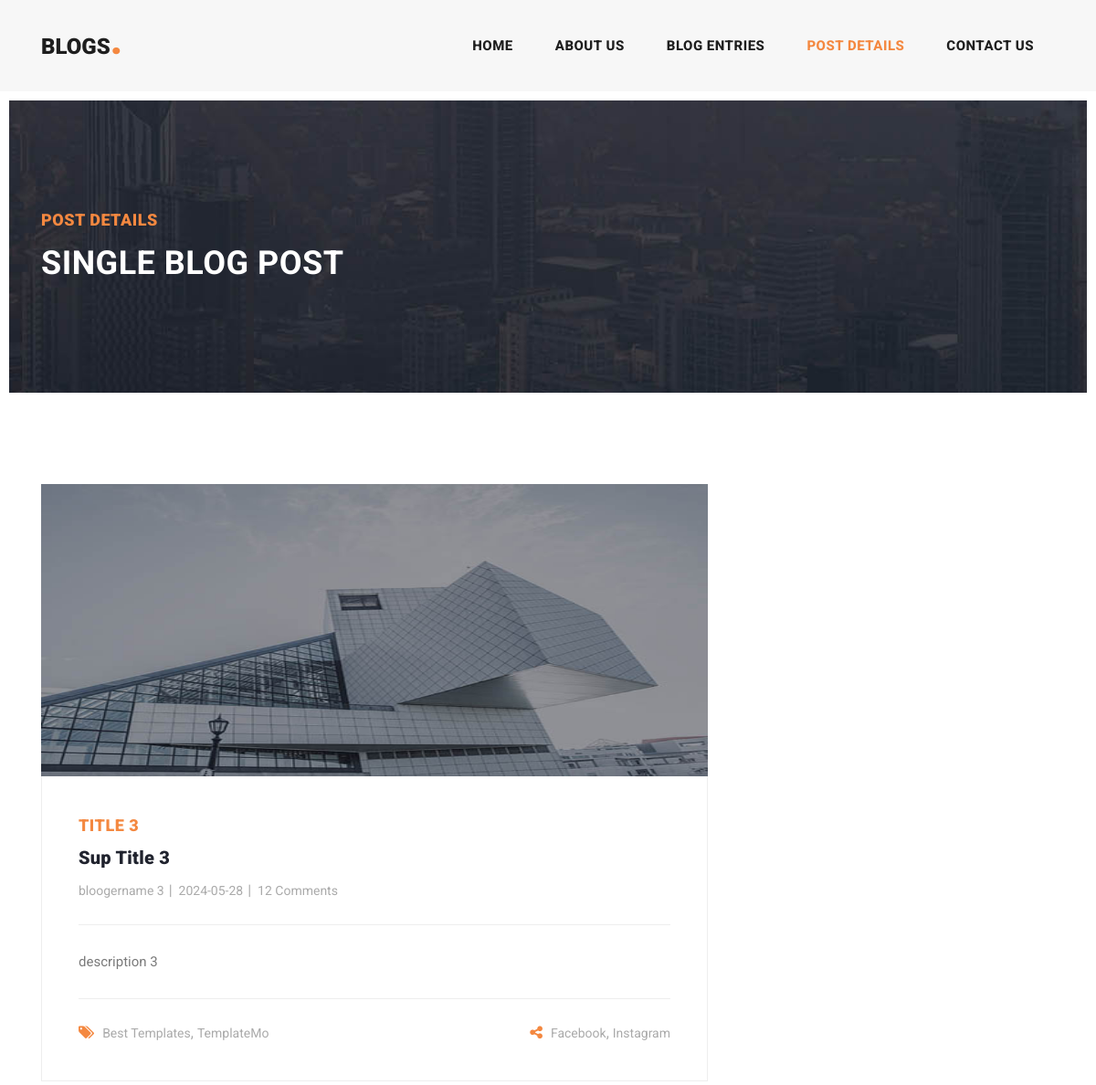
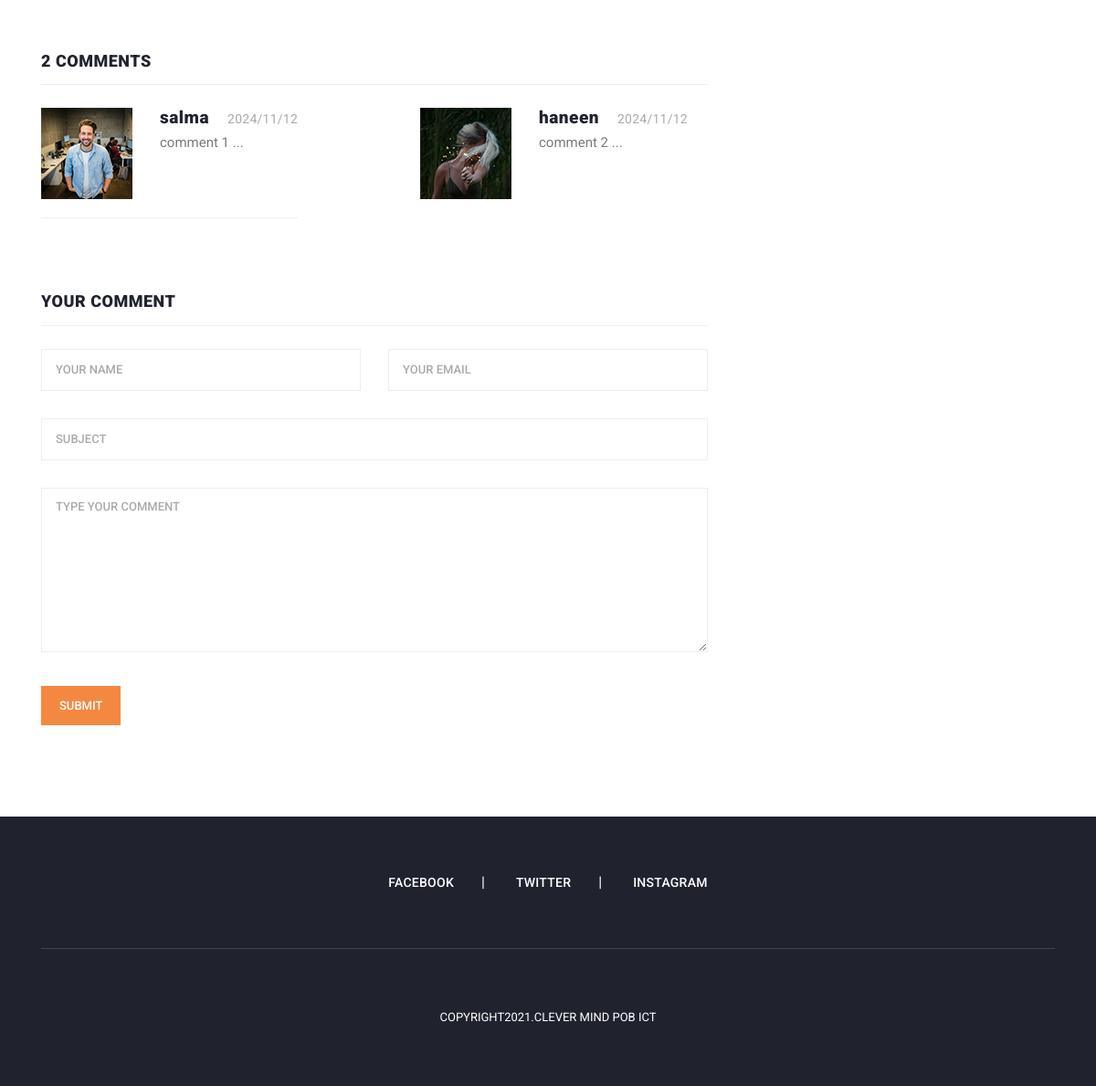
Screenshot of /templatemo_551_stand_blog/post-details.php with the database file from the repository (2 pictures, top to bottom).
### tables this page shows
CREATE TABLE `headerfooter` (
  `id` int(11) NOT NULL,
  `logo` varchar(255) NOT NULL,
  `taptext` varchar(255) NOT NULL
);

CREATE TABLE `innerblog` (
  `id` int(11) NOT NULL,
  `img` varchar(255) NOT NULL,
  `title` varchar(255) NOT NULL,
  `suptitle` varchar(255) NOT NULL,
  `description` varchar(255) NOT NULL,
  `bloogername` varchar(255) NOT NULL,
  `date` date NOT NULL
);

CREATE TABLE `comment` (
  `id` int(11) NOT NULL,
  `name` varchar(255) NOT NULL,
  `email` varchar(255) NOT NULL,
  `subject` varchar(255) NOT NULL,
  `comment` varchar(255) NOT NULL
);

### templatemo_551_stand_blog/post-details.php (the view, shortened to what this page needs)
<?php
      include_once "../db.php";
      $sql = "SELECT * FROM `headerfooter`";
      $result = mysqli_query($conn, $sql);
      $row = mysqli_fetch_assoc($result);
    ?>
<!DOCTYPE html>
<html lang="en">
  <head>
    <link href="vendor/bootstrap/css/bootstrap.min.css" rel="stylesheet">
    <link rel="stylesheet" href="assets/css/fontawesome.css">
    <link rel="stylesheet" href="assets/css/templatemo-stand-blog.css">
    <link rel="stylesheet" href="assets/css/owl.css">
  </head>
  <body>
    <header class="">
      <nav class="navbar navbar-expand-lg">
        <div class="container">
          <a class="navbar-brand" href="index.php"><h2><?php echo $row['logo']?><em>.</em></h2></a>
          <div class="collapse navbar-collapse" id="navbarResponsive">
            <ul class="navbar-nav ml-auto">
              <li class="nav-item">
                <a class="nav-link" href="index.php">Home
                </a>
              </li>
              <li class="nav-item">
                <a class="nav-link" href="about.php">About Us</a>
              </li>
              <li class="nav-item">
                <a class="nav-link" href="blog.php">Blog Entries</a>
              </li>
              <li class="nav-item active">
                <a class="nav-link" href="post-details.php">Post Details</a>
              </li>
              <li class="nav-item">
                <a class="nav-link" href="contact.php">Contact Us</a>
              </li>
            </ul>
          </div>
        </div>
      </nav>
    </header>
    <div class="heading-page header-text">
      <section class="page-heading">
        <div class="container">
          <div class="row">
            <div class="col-lg-12">
              <div class="text-content">
                <h4>Post Details</h4>
                <h2>Single blog post</h2>
              </div>
            </div>
          </div>
        </div>
      </section>
    </div>
    <section class="blog-posts grid-system">
      <div class="container">
        <div class="row">
          <div class="col-lg-8">
            <div class="all-blog-posts">
              <div class="row">
              <?php
                include_once "../db.php";
                $sql = "SELECT * FROM `innerblog`";
                $result = mysqli_query($conn, $sql);
                $row = mysqli_fetch_assoc($result);
                if($row == 0){
              ?>
              <div class="col-lg-12">
                  <div class="blog-post">
                  </div>
              </div>
              <?php }
              else {?>
                <div class="col-lg-12">
                  <div class="blog-post">
                    <div class="blog-thumb">
                      <img src="<?php echo 'assets/images/' . $row['img']?>" style="height: 20rem;">
                    </div>
                    <div class="down-content">
                      <span><?php echo $row['title'];?></span>
                      <a href="post-details.html"><h4><?php echo $row['suptitle'];?></h4></a>
                      <ul class="post-info">
                        <li><a href="#"><?php echo $row['bloogername'];?></a></li>
                        <li><a href="#"><?php echo $row['date'];?></a></li>
                        <li><a href="#">12 Comments</a></li>
                      </ul>
                      <p><?php echo $row['description'];?></p><div class="post-options">
                        <div class="row">
                          <div class="col-6">
                            <ul class="post-tags">
                              <li><i class="fa fa-tags"></i></li>
                              <li><a href="#">Best Templates</a>,</li>
                              <li><a href="#">TemplateMo</a></li>
                            </ul>
                          </div>
                          <?php
                            include_once "../db.php";
                            $sql2 = "SELECT * FROM `social media`";
                            $result2 = mysqli_query($conn, $sql2);
                            $row2 = mysqli_fetch_assoc($result2);
                          ?>
                          <div class="col-6">
                            <ul class="post-share">
                              <li><i class="fa fa-share-alt"></i></li>
                              <li><a href="<?php echo $row2['facebook'];?>">Facebook</a>,</li>
                              <li><a href="<?php echo $row2['instagram'];?>">Instagram</a></li>
                            </ul>
                          </div>
                        </div>
                      </div>
                    </div>
                  </div>
                </div>
                <?php }?>
                <div class="col-lg-12">
                  <div class="sidebar-item comments">
                    <div class="sidebar-heading">
                    <?php
                      include_once "../db.php";
                      $sql = "SELECT * FROM `comment`";
                      $result = mysqli_query($conn, $sql);
                      $i = 0;
                      while($row = mysqli_fetch_assoc($result)){
                        $i++;
                      }
                    ?>
                      <h2><?=$i;?> comments</h2>
                    </div>
                    <div class="content">
                      <ul class="ul">
                      <?php
                        include_once "../db.php";
                        $sql = "SELECT * FROM `comment`";
                        $result = mysqli_query($conn, $sql);
                        $i=0;
                        while($row = mysqli_fetch_assoc($result)){
                          $i++;
                          if($i % 2 == 0){
                      ?>
                        <li class="replied">
                          <div class="author-thumb">
                            <img src="assets/images/comment-author-0<?php echo(rand(1,3));?>.jpg" alt="">
                          </div>
                          <div class="right-content">
                            <h4><?php echo $row['name']?><span><?php echo date("Y/m/d");?></span></h4>
                            <p><?php echo $row['comment']?></p>
                          </div>
                        </li>
                        <?php }
                        else {
                        ?>
                        <li>
                          <div class="author-thumb">
                            <img src="assets/images/comment-author-0<?php echo(rand(1,3));?>.jpg" alt="">
                          </div>
                          <div class="right-content">
                            <h4><?php echo $row['name']?><span><?php echo date("Y/m/d");?></span></h4>
                            <p><?php echo $row['comment']?></p>
                          </div>
                        </li>
                        <?php }?>
                        <?php }?>
                      </ul>
                    </div>
                  </div>
                </div>
                <div class="col-lg-12">
                  <div class="sidebar-item submit-comment">
                    <div class="sidebar-heading">
                      <h2>Your comment</h2>
                    </div>
                    <div class="content">
                      <form id="comment" action="#" method="post">
                        <div class="row">
                          <div class="col-md-6 col-sm-12">
                            <fieldset>
                              <input name="name" type="text" id="name" placeholder="Your name" required="">
                            </fieldset>
                          </div>
                          <div class="col-md-6 col-sm-12">
                            <fieldset>
                              <input name="email" type="text" id="email" placeholder="Your email" required="">
                            </fieldset>
                          </div>
                          <div class="col-md-12 col-sm-12">
                            <fieldset>
                              <input name="subject" type="text" id="subject" placeholder="Subject">
                            </fieldset>
                          </div>
                          <div class="col-lg-12">
                            <fieldset>
                              <textarea name="comment" rows="6" id="message" placeholder="Type your comment" required=""></textarea>
                            </fieldset>
                          </div>
                          <div class="col-lg-12">
                            <fieldset>
                              <button name="submit" type="submit" id="form-submit" class="main-button">Submit</button>
                            </fieldset>
                          </div>
                        </div>
                      </form>
                    </div>
                  </div>
                </div>
              </div>
            </div>
          </div>
        </div>
      </div>
    </section>
    <footer>
      <div class="container">
        <div class="row">
          <div class="col-lg-12">
            <ul class="social-icons">
              <li><a href="<?php echo $row2['facebook'];?>">Facebook</a></li>
              <li><a href="<?php echo $row2['twitter'];?>">Twitter</a></li>
              <li><a href="<?php echo $row2['instagram'];?>">Instagram</a></li>
            </ul>
          </div>
          <div class="col-lg-12">
            <div class="copyright-text">
              <p>Copyright2021.Clever Mind POB ICT</p>
            </div>
          </div>
        </div>
      </div>
    </footer>
  </body>
</html>

### rows the page displays
headerfooter: logo "BLOGS"
innerblog: img (picture), title "TITLE 3", suptitle "Sup Title 3", bloogername "bloogername 3", date "2024-05-28", description "description 3"
comment: name "salma", comment "comment 1 ..."
comment: name "haneen", comment "comment 2 ..."

### other values shown
$i "2"
